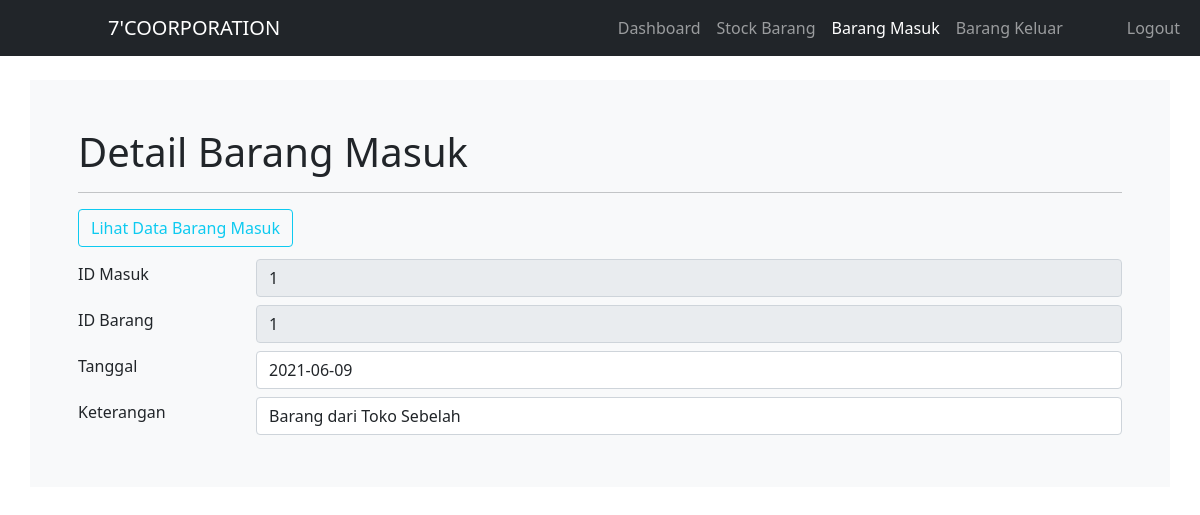
The app's page /masuk_detail.php?id_masuk=1 with its own data.
### tables this page shows
CREATE TABLE `br_masuk` (
  `id_masuk` varchar(11) NOT NULL,
  `id_barang` int(11) NOT NULL,
  `tanggal` date NOT NULL,
  `penerima` varchar(30) NOT NULL
);

### masuk_detail.php (the view, shortened to what this page needs)
<!DOCTYPE html>
<html lang="en">
<head>
	<link href="https://cdn.jsdelivr.net/npm/bootstrap@5.0.0/dist/css/bootstrap.min.css" rel="stylesheet">
	<link rel="stylesheet" href="css/bootstrap.min.css">
</head>
<body>
	<nav class="navbar navbar-expand-lg navbar-dark bg-dark">
		<div class="container-fluid">
			<a class="navbar-brand ms-5 ps-5" href="#">7'COORPORATION</a>
			<div class="collapse navbar-collapse" id="navbarNav">
				<ul class="navbar-nav ms-auto mb-2 mb-lg-0">
					<li class="nav-item">
						<a class="nav-link" href="index.php">Dashboard</a>
					</li>
					<li class="nav-item">
						<a class="nav-link" href="stock_tampil.php">Stock Barang</a>
					</li>
					<li class="nav-item">
						<a class="nav-link active" href="masuk_tampil.php">Barang Masuk</a>
					</li>
					<li class="nav-item">
						<a class="nav-link" href="keluar_tampil.php">Barang Keluar</a>
					</li>
					<li class="nav-item ms-md-5">
		                <a class="nav-link" href="logout.php"> Logout</a>
		            </li>
				</ul>
			</div>
		</div>
	</nav>
	<div class="container-xl mt-4 p-5  bg-light">
	  <h1 align="left mb-2">Detail Barang Masuk</h1><hr>
		<h4>
			<a href="masuk_tampil.php" class="btn btn-outline-info">Lihat Data Barang Masuk</a>
		</h4>
			<?php
			include "koneksi.php";
			$id_masuk = $_GET['id_masuk'];
			$data = mysqli_query($koneksi, "SELECT * FROM br_masuk WHERE id_masuk='$id_masuk'");
			$baris = mysqli_fetch_array($data);
			?>
			  <div class="form-group row">
			    <label for="id_masuk" class="col-sm-2 col-form-label">ID Masuk</label>
			    <div class="col-sm-10">
			    <input type="text" class="form-control mt-1 mb-1" name="id_masuk" id="id_masuk" value="<?php echo $baris['id_masuk']; ?>" disabled>
				</div>
			  </div>
			  <div class="form-group row">
			    <label for="id_barang" class="col-sm-2 col-form-label">ID Barang</label>
			    <div class="col-sm-10">
			    <input type="number" class="form-control mt-1 mb-1" name="id_barang" id="id_barang" value="<?php echo $baris['id_barang']; ?>" disabled>
				</div>
			  </div>
			  <div class="form-group row">
			    <label for="tanggal" class="col-sm-2 col-form-label">Tanggal</label>
			    <div class="col-sm-10">
			    <input type="text" class="form-control mt-1 mb-1" name="tanggal" id="tanggal" value="<?php echo $baris['tanggal']; ?>">
				</div>
			  </div>
			  <div class="form-group row">
			    <label for="penerima" class="col-sm-2 col-form-label">Keterangan</label>
			    <div class="col-sm-10">
			    <p class="form-control mt-1 mb-1"><?php echo $baris['penerima']; ?></p>
				</div>
			  </div>
	</div>
</body>
</html>

### records on screen
br_masuk: id_masuk "1", id_barang "1", tanggal "2021-06-09", penerima "Barang dari Toko Sebelah"
